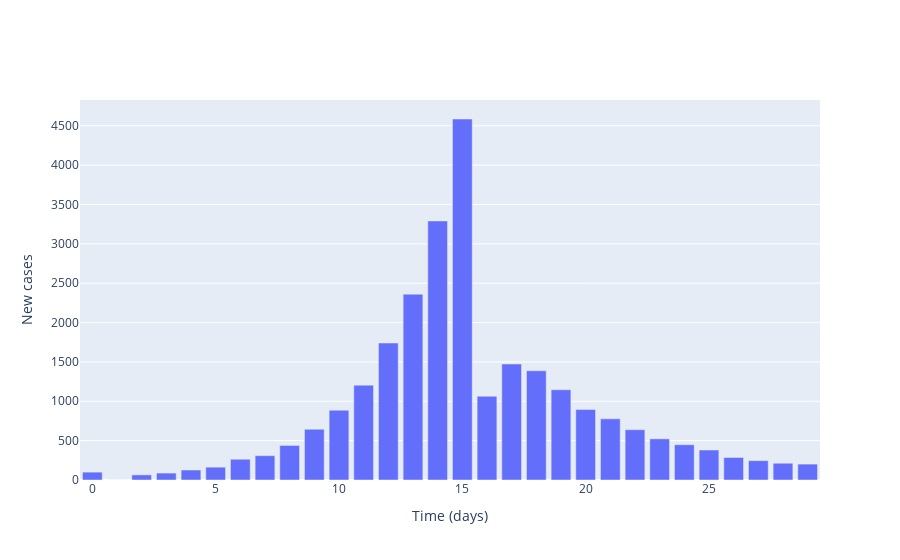

Here is the notebook cell this chart was saved with:
### Markdown cell above
## Plot local incidence numbers

### Code cell
# Plot (bar chart cases each day)
fig = go.Figure()

# Plot of incidences
fig.add_trace(
    go.Bar(
        x=times,
        y=np.sum(cases, axis=1),
        name='Incidences'
    )
)

# Add axis labels
fig.update_layout(
    xaxis_title='Time (days)',
    yaxis_title='New cases'
)

fig.show()

### Figure 1 — Plotly figure (JSON) as saved in the notebook; plotly's stock layout.template omitted (floating-point values rounded to 4 significant figures)
{"data": [{"name": "Incidences", "type": "bar", "x": [0, 1, 2, 3, 4, 5, 6, 7, 8, 9, 10, 11, 12, 13, 14, 15, 16, 17, 18, 19, 20, 21, 22, 23, 24, 25, 26, 27, 28, 29], "y": [100, 0, 65, 88, 127, 163, 264, 309, 439, 645, 887, 1205, 1740, 2361, 3291, 4586, 1064, 1474, 1388, 1147, 895, 777, 639, 523, 448, 381, 286, 246, 213, 202]}], "layout": {"xaxis": {"title": {"text": "Time (days)"}}, "yaxis": {"title": {"text": "New cases"}}}}
